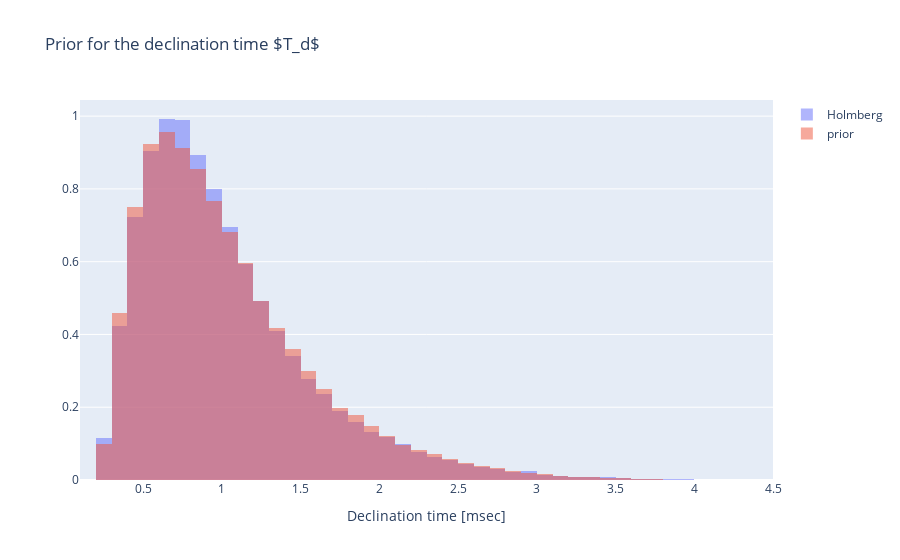

This figure's notebook cell:
### Markdown cell above
We see a very good fit of our prior to the $T_d$ data simulated from Holmberg.

### Code cell
U0 = holmberg.truncnorm(df, "ac flow (l/s)")
Ee = holmberg.truncnorm(df, "maximum airflow declination rate (l/s²)")

NUMSAMPLES = int(1e5)

Td = U0.rvs(NUMSAMPLES) / Ee.rvs(NUMSAMPLES) * 1000  # msec

display(pd.DataFrame(Td).describe())

prior = holmberg.declination_time_prior()
samples = prior.sample(NUMSAMPLES, seed=jax.random.PRNGKey(50))

fig = go.Figure()
fig.add_trace(
    go.Histogram(
        x=Td,
        nbinsx=50,
        histnorm="probability density",
        opacity=0.5,
        name="Holmberg",
    )
)
fig.add_trace(
    go.Histogram(
        x=np.array(samples),
        nbinsx=50,
        histnorm="probability density",
        opacity=0.5,
        name="prior",
    )
)
fig.update_layout(
    barmode="overlay",
    title="Prior for the declination time $T_d$",
)
fig.update_xaxes(title="Declination time [msec]")
fig.show()

### Figure 1 — Plotly figure (JSON) as saved in the notebook; plotly's stock layout.template omitted (floating-point values rounded to 4 significant figures; data arrays with more than 128 entries replaced by an {"elided": "..."} marker saying what was removed)
{"data": [{"histnorm": "probability density", "name": "Holmberg", "nbinsx": 50, "opacity": 0.5, "type": "histogram", "x": {"elided": "100000 float values"}}, {"histnorm": "probability density", "name": "prior", "nbinsx": 50, "opacity": 0.5, "type": "histogram", "x": {"elided": "100000 float values"}}], "layout": {"barmode": "overlay", "title": {"text": "Prior for the declination time $T_d$"}, "xaxis": {"title": {"text": "Declination time [msec]"}}}}
